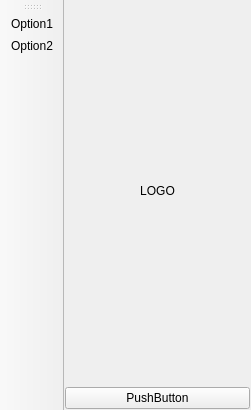
<ui version="4.0" >
 <class>MainWindow</class>
 <widget class="QMainWindow" name="MainWindow" >
  <property name="geometry" >
   <rect>
    <x>0</x>
    <y>0</y>
    <width>251</width>
    <height>410</height>
   </rect>
  </property>
  <property name="windowTitle" >
   <string>MainWindow</string>
  </property>
  <widget class="QWidget" name="centralwidget" >
   <layout class="QGridLayout" name="gridLayout" >
    <property name="horizontalSpacing" >
     <number>1</number>
    </property>
    <property name="margin" >
     <number>1</number>
    </property>
    <item row="0" column="1" colspan="2" >
     <widget class="QWidget" native="1" name="widget" >
      <layout class="QGridLayout" name="gridLayout_2" >
       <item row="0" column="0" >
        <widget class="QLabel" name="label" >
         <property name="text" >
          <string>LOGO</string>
         </property>
         <property name="alignment" >
          <set>Qt::AlignCenter</set>
         </property>
        </widget>
       </item>
      </layout>
     </widget>
    </item>
    <item row="1" column="1" colspan="2" >
     <widget class="QPushButton" name="pushButton" >
      <property name="text" >
       <string>PushButton</string>
      </property>
     </widget>
    </item>
   </layout>
  </widget>
  <widget class="QToolBar" name="toolBar" >
   <property name="windowTitle" >
    <string>toolBar</string>
   </property>
   <attribute name="toolBarArea" >
    <enum>LeftToolBarArea</enum>
   </attribute>
   <attribute name="toolBarBreak" >
    <bool>false</bool>
   </attribute>
   <addaction name="actionOption1" />
   <addaction name="actionOption2" />
  </widget>
  <widget class="QMenuBar" name="menuBar" >
   <property name="geometry" >
    <rect>
     <x>0</x>
     <y>0</y>
     <width>251</width>
     <height>21</height>
    </rect>
   </property>
  </widget>
  <action name="actionOption1" >
   <property name="text" >
    <string>Option1</string>
   </property>
  </action>
  <action name="actionOption2" >
   <property name="text" >
    <string>Option2</string>
   </property>
  </action>
 </widget>
 <resources/>
 <connections/>
</ui>
